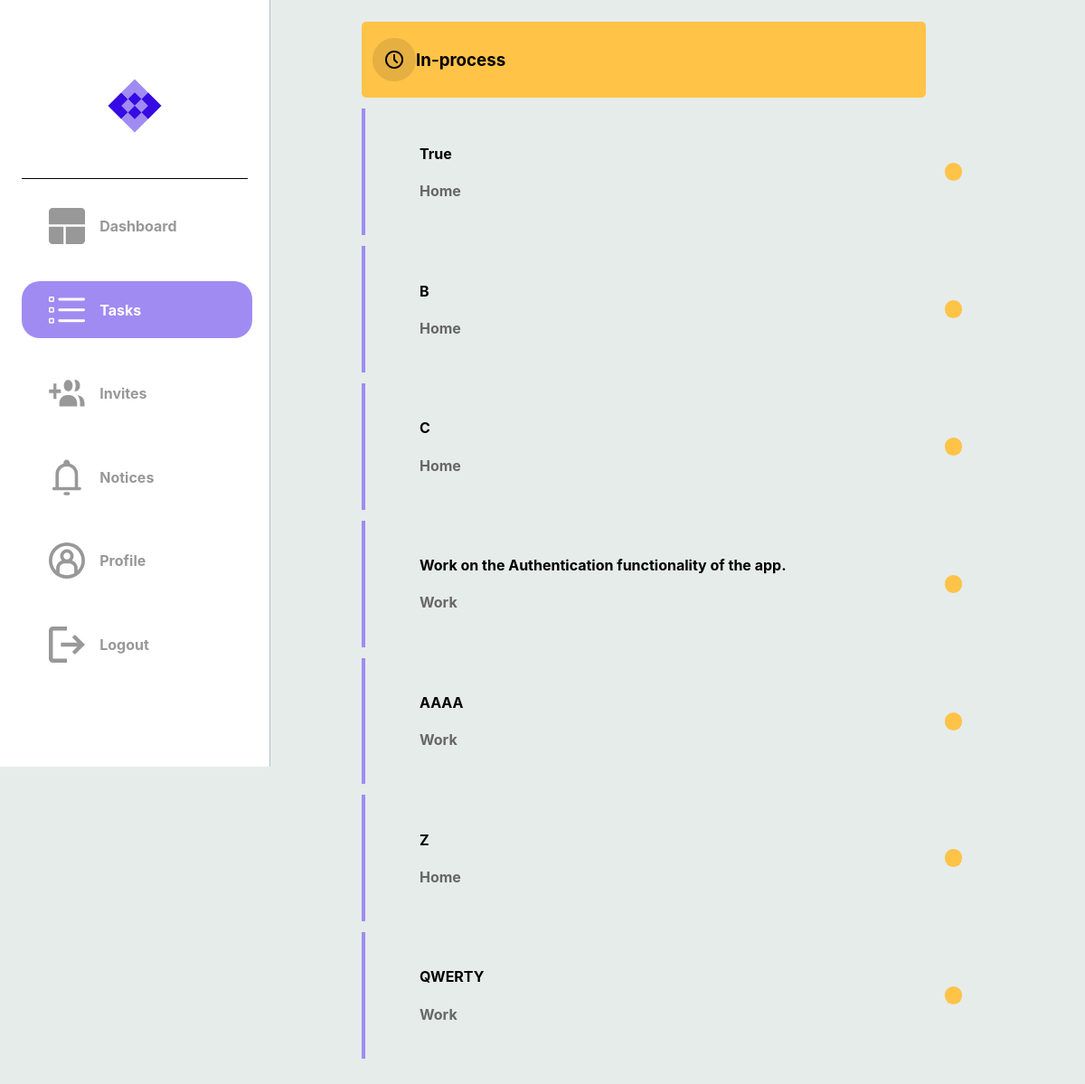
The page /in_process_tasks (signed in) on the database as committed earlier.
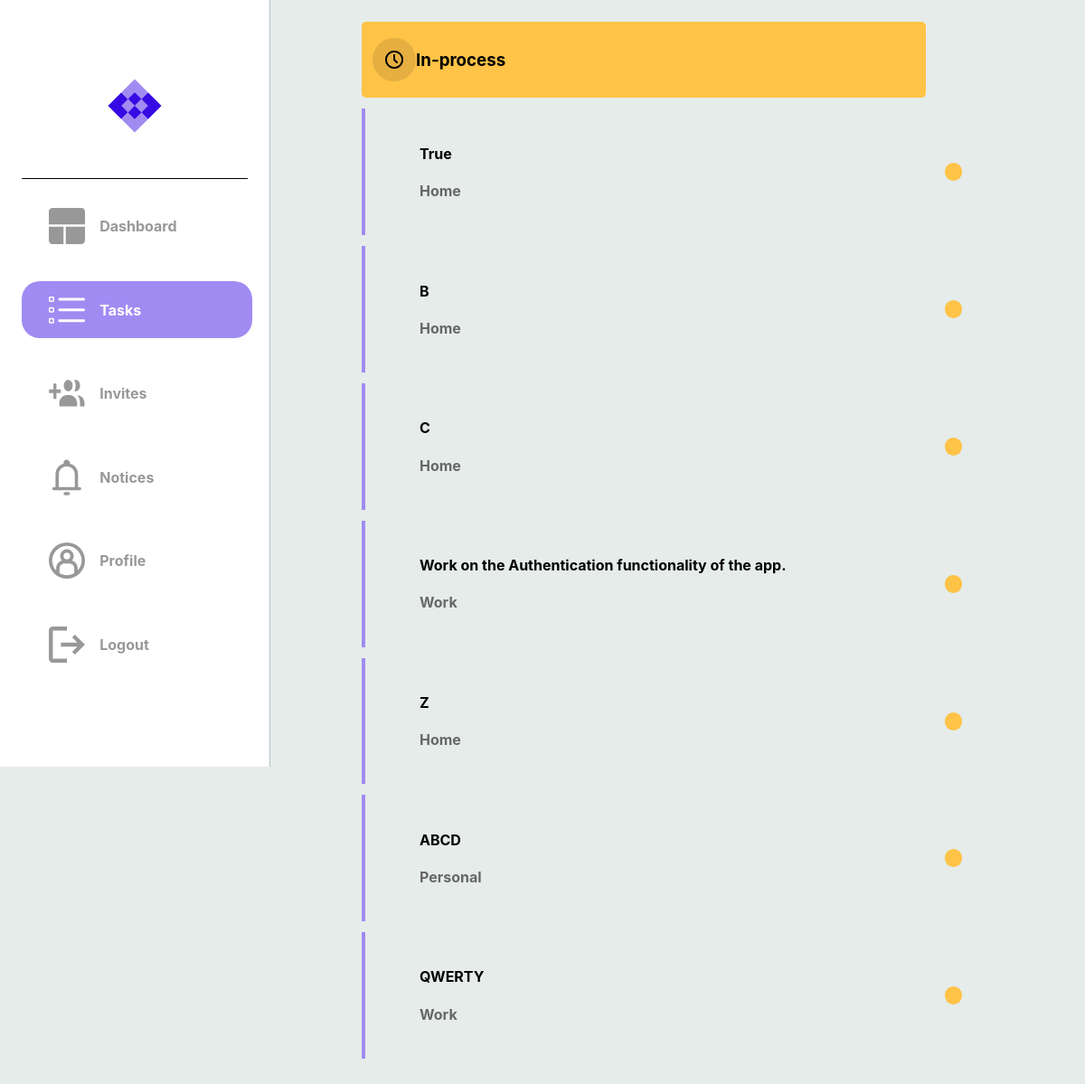
The same page on the database as committed later.
### dotask/models.py (models this page shows)
class Task(db.Model):
    __tablename__ = "task"
    id = db.Column(db.Integer, primary_key=True)
    title = db.Column(db.String(100), nullable=False)
    description = db.Column(db.String(400), nullable=False)
    due_date = db.Column(db.Date, nullable=False)
    status = db.Column(Enum(TaskStatus))
    tag = db.Column(Enum(TaskTag))
    users = relationship('User', secondary=user_task,
    backref='tasks')

### dotask/routes.py (the view)
@app.route("/in_process_tasks")
@login_required
def hello_in_process_tasks():
    try:
        notices = current_user.notes
        tasks = current_user.tasks
        if tasks:
            return render_template("in_process_tasks.html", tasks=tasks, notices=notices)
        else:
            return render_template("in_process_tasks.html", notices=notices)
    except:
        return render_template("in_process_tasks.html", notices=notices)

### dotask/routes.py (called while the page is built)
@app.after_request
def after_request(response):
    response.headers["Cache-Control"] = "no-cache, no-store, must-revalidate"
    return response

@login_manager.user_loader
def load_user(user_id):
    return User.query.get(user_id)

### dotask/templates/in_process_tasks.html (shortened to what this page needs)
<!DOCTYPE html>
<html lang="en">
<head>
    {% extends "layout.html" %}
    {% block head %}
        <link rel="stylesheet" {% block css_tab_colour %} href="../static/css/tasks.css" {% endblock %}/>
    {% endblock %}
    {% block task_image_colour %}
        <a class="a2" href="{{ url_for('hello_tasks') }}">
        <div id="logos">
            <img class="imgs" src="../static/svg/tasks_active.svg">
            <h4 class="sidebar-text">Tasks</h4>
        </div>
        </a>
    {% endblock task_image_colour %}
    {% block categories %}
        <div class="cate-container-1">
            <img src="../static/images/in_process.png">
            <h3>In-process</h3>
        </div>
    {% endblock categories %}
    {% block tasks %}
            {% if tasks %}
                {% for task in tasks %}
                    {% if task.status.name == 'In_Progress' %}
                        <a href="{{ url_for('hello_each_task', task_id=task['id']) }}">
                            <div class="message-box">
                                <div class="message">
                                    <h4> {{ task['title'] }} </h4>
                                    <h4 style="color: #676767;"> {{ task.tag.name }} </h4>
                                </div>
                                <div class="message-dot {% if task.status.name == 'In_Progress' %}progress-task
                                    {% elif task.status.name == 'Completed' %}completed-task
                                    {% elif task.status.name == 'Cancelled' %}cancelled-task
                                    {% else %}unknown-task
                                    {% endif %}">
                                </div>
                            </div>
                        </a>
                    {% endif %}
                {% endfor %}
            {% else %}
                <div class="message-box">
                    <div class="message">
                        <h2>No Tasks Yet</h2>
                    </div>
                </div>
            {% endif %}
        {% endblock tasks %}

Rows that differ between the two databases and show on the page:
no longer on this page (row edited): Task: title "AAAA", tag.name "Work"
now on this page (row unchanged): Task: title "ABCD", tag.name "Personal"
